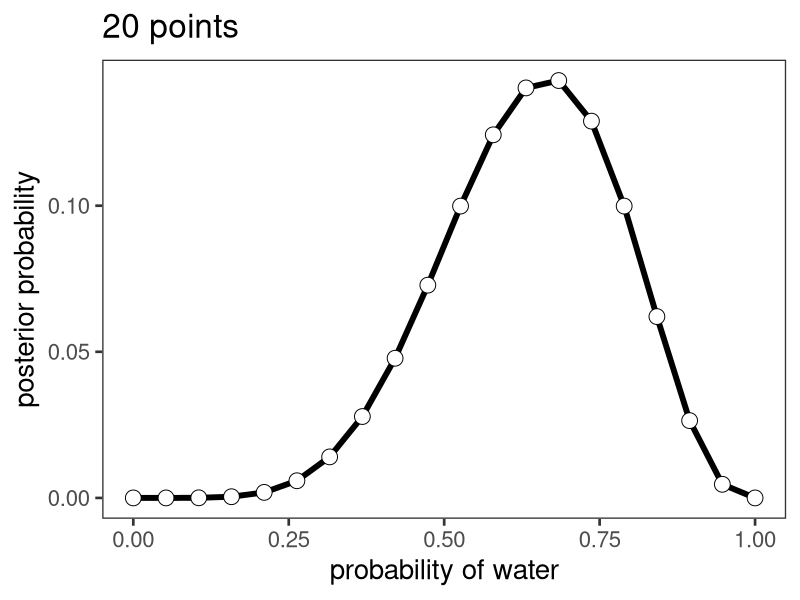
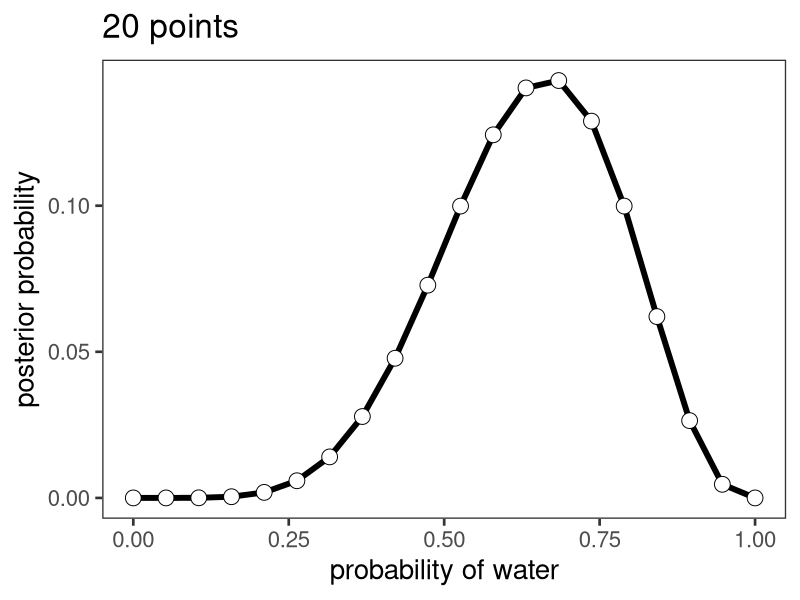

Source code (R) for these figures, in order:
# =============================================================================
#### Info #### 
# =============================================================================
# binomial globe example
#
# Lei Zhang, UKE, Hamburg, DE
# lei.zhang@uke.de
#
# Adapted from McElreath, 2016

# =============================================================================
#### Grid Approximation #### 
# =============================================================================
# inits
p_start <- 0
p_end   <- 1
n_grid  <- 20 # 100
w <- 6
N <- 9

# define grid
p_grid <- seq( from = p_start , to = p_end , length.out = n_grid )

# define prior
prior <- rep(1 , n_grid)

# compute likelihood at each value in grid
likelihood <- dbinom(w , size = N , prob = p_grid )

# compute product of likelihood and prior
unstd.posterior <- likelihood * prior

# standardize the posterior, so it sums to 1
posterior <- unstd.posterior / sum(unstd.posterior)

# =============================================================================
#### Plot #### 
# =============================================================================
library(ggplot2)

myconfig <- theme_bw(base_size = 20) +
    theme(panel.grid.major = element_blank(),
          panel.grid.minor = element_blank(),
          panel.background = element_blank() )

df <- data.frame(p_grid=p_grid, posterior=posterior)

g <- ggplot(df, aes(p_grid, posterior))
g <- g + geom_line(size = 2) + geom_point(size = 5, shape = 21, fill='white')
g <- g + myconfig + labs(x = 'probability of water', 
                         y = 'posterior probability', title = paste0(as.character(n_grid),' points'))
print(g)

ggsave(plot = g, "_plots/binomial_grid.png", width = 6, height = 4, type = "cairo-png", units = "in")
